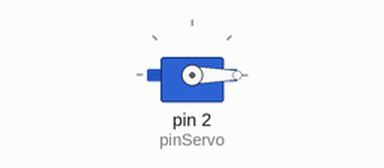
A sketch run on a simulated Arduino Uno, built with avr-gcc and run on an emulated ATmega328P. Parts: servo.

Above: at 0.05 s.
At 8.0 s:
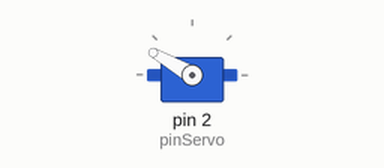
Timing chart, 0 to 16.9 s (numbered marks = the images above):
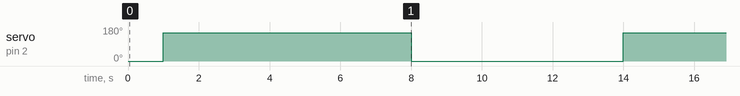

Measured:
- by itself, servo on pin 2 (pinServo): alternates 150° for 7.0 s and 0° for 6.0 s

The sketch:

science_cuvette.ino
```cpp
#include <Servo.h>

Servo motor;

int pinServo = 2;

int angle = 0;

void setup() {
  // put your setup code here, to run once:
  motor.attach(pinServo);
  motor.write(angle);

}
//
//void loop() {
//  // put your main code here, to run repeatedly:
//  angle += 30;
//
//  if (angle < 180){
//    angle=0;
//  }
//
//  motor.write(angle);
//  delay(2000);
//
//}


void loop() {
  // put your

  motor.write(0);
  delay(1000);
  motor.write(150);
  delay(7000);
  motor.write(0);
  delay(5000);

}
```
